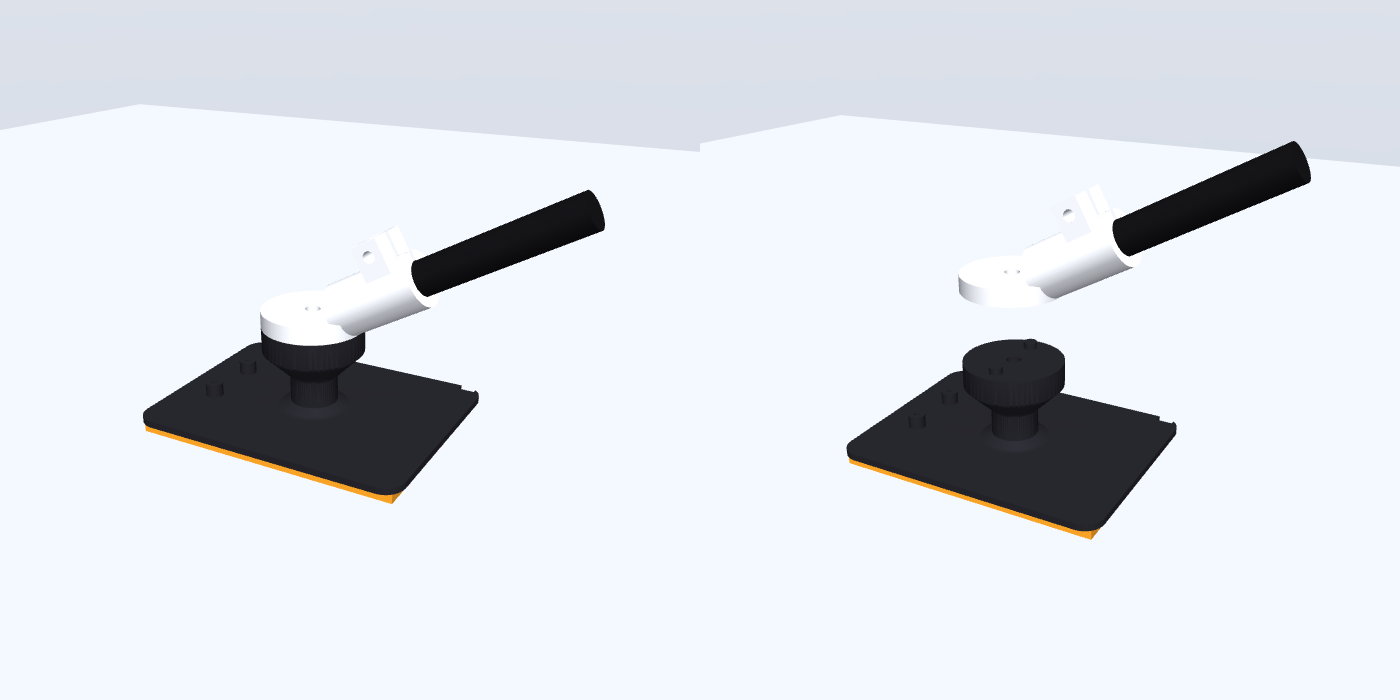

Source code (Python):
#!/usr/bin/env python3
"""Render the foot CAD (the exported STL files) to preview.png with MuJoCo."""
from pathlib import Path

import mujoco
from PIL import Image

HERE = Path(__file__).resolve().parent
XML = f"""
<mujoco>
  <compiler meshdir="{HERE}"/>
  <visual><global offwidth="1400" offheight="1000"/><quality shadowsize="4096" offsamples="8"/>
    <headlight ambient="0.45 0.45 0.47" diffuse="0.45 0.45 0.45"/></visual>
  <statistic extent="0.15" center="0 0 0.02"/>
  <asset>
    <mesh name="carrier" file="foot_carrier_tpu.stl" scale="0.001 0.001 0.001"/>
    <mesh name="adapter" file="shin_adapter_petg.stl" scale="0.001 0.001 0.001"/>
    <texture name="sky" type="skybox" builtin="gradient" rgb1="0.93 0.94 0.96" rgb2="0.80 0.83 0.88" width="256" height="256"/>
  </asset>
  <worldbody>
    <light directional="true" dir="-0.3 0.4 -1" diffuse="0.6 0.6 0.6" castshadow="true"/>
    <geom type="plane" size="0.5 0.5 0.01" pos="0 0 -0.0035" rgba="0.82 0.83 0.85 1"/>
    <geom type="box" size="0.04 0.03 0.0015" pos="0 0 -0.0016" rgba="0.95 0.62 0.14 1"/>
    <geom type="mesh" mesh="carrier" rgba="0.13 0.13 0.15 1"/>
    <geom type="mesh" mesh="adapter" pos="{{x}} 0 {{z}}" rgba="0.93 0.94 0.95 1"/>
    <geom type="cylinder" fromto="{{t0}} {{t1}}" size="0.005" rgba="0.07 0.07 0.08 1"/>
  </worldbody>
</mujoco>"""


def main():
    import math
    from foot_cad import PARAMS, carrier
    _, z_top = carrier()
    a = math.radians(PARAMS["tube_tilt_deg"])
    u = (math.sin(a), 0, math.cos(a))
    start = [0.009 + 0.006 * u[0], 0, (z_top + PARAMS["base_t"] + 1) / 1000 + 0.006 * u[2]]
    end = [start[0] + 0.07 * u[0], 0, start[2] + 0.07 * u[2]]
    views = []
    for explode in (0.0, 0.022):
        xml = XML.format(x=0, z=z_top / 1000 + explode,
                         t0=" ".join(f"{v + (explode if i == 2 else 0):.4f}" for i, v in enumerate(start)),
                         t1=" ".join(f"{v + (explode if i == 2 else 0):.4f}" for i, v in enumerate(end)))
        m = mujoco.MjModel.from_xml_string(xml)
        d = mujoco.MjData(m)
        mujoco.mj_forward(m, d)
        r = mujoco.Renderer(m, 700, 700)
        cam = mujoco.MjvCamera()
        cam.lookat[:] = (0.012, 0, 0.022 + explode / 2)
        cam.distance, cam.elevation, cam.azimuth = 0.24, -24, 118
        r.update_scene(d, cam)
        views.append(Image.fromarray(r.render().copy()))
    sheet = Image.new("RGB", (1400, 700))
    sheet.paste(views[0], (0, 0)), sheet.paste(views[1], (700, 0))
    sheet.save(HERE / "preview.png")
    print("saved preview.png")


if __name__ == "__main__":
    main()
